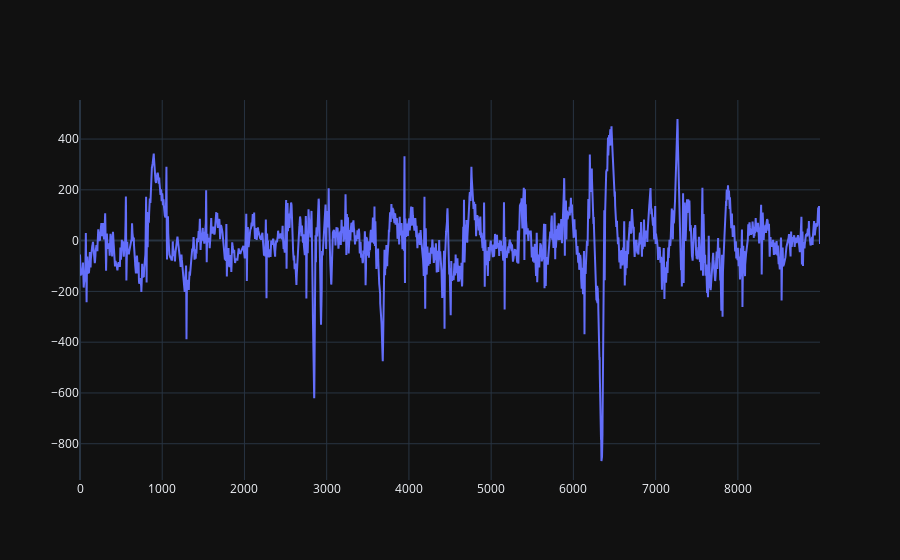

Here is the notebook cell this chart was saved with:
### Code cell
index = 7
print(false_positives.shape)

fig = go.Figure(go.Scatter(y=false_positives[index]))
fig.show()

### Figure 1 — Plotly figure (JSON) as saved in the notebook; plotly's stock layout.template omitted (floating-point values rounded to 4 significant figures; data arrays with more than 128 entries replaced by an {"elided": "..."} marker saying what was removed)
{"data": [{"type": "scatter", "y": {"elided": "9000 int values"}}], "layout": {"autosize": true, "xaxis": {"autorange": true, "range": [0, 8999]}, "yaxis": {"autorange": true, "range": [-942.8, 553.8], "type": "linear"}}}
